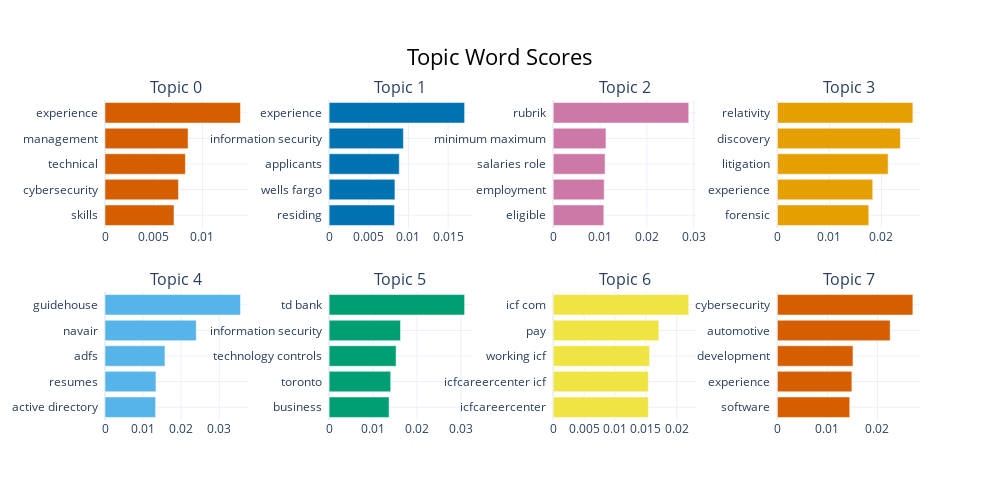

Notebook code for this chart:
### Code cell
topic_model.visualize_barchart()

### Figure 1 — Plotly figure (JSON) as saved in the notebook; plotly's stock layout.template omitted (floating-point values rounded to 4 significant figures)
{"data": [{"marker": {"color": "#D55E00"}, "orientation": "h", "type": "bar", "x": [0.007083, 0.00754, 0.00825, 0.008528, 0.01391], "xaxis": "x", "y": ["skills  ", "cybersecurity  ", "technical  ", "management  ", "experience  "], "yaxis": "y"}, {"marker": {"color": "#0072B2"}, "orientation": "h", "type": "bar", "x": [0.008236, 0.008292, 0.008842, 0.009359, 0.01707], "xaxis": "x2", "y": ["residing  ", "wells fargo  ", "applicants  ", "information security  ", "experience  "], "yaxis": "y2"}, {"marker": {"color": "#CC79A7"}, "orientation": "h", "type": "bar", "x": [0.0108, 0.01087, 0.01106, 0.01125, 0.02893], "xaxis": "x3", "y": ["eligible  ", "employment  ", "salaries role  ", "minimum maximum  ", "rubrik  "], "yaxis": "y3"}, {"marker": {"color": "#E69F00"}, "orientation": "h", "type": "bar", "x": [0.01757, 0.01834, 0.0213, 0.02365, 0.02606], "xaxis": "x4", "y": ["forensic  ", "experience  ", "litigation  ", "discovery  ", "relativity  "], "yaxis": "y4"}, {"marker": {"color": "#56B4E9"}, "orientation": "h", "type": "bar", "x": [0.0133, 0.01338, 0.01574, 0.02398, 0.03559], "xaxis": "x5", "y": ["active directory  ", "resumes  ", "adfs  ", "navair  ", "guidehouse  "], "yaxis": "y5"}, {"marker": {"color": "#009E73"}, "orientation": "h", "type": "bar", "x": [0.01366, 0.01403, 0.01525, 0.01625, 0.03086], "xaxis": "x6", "y": ["business  ", "toronto  ", "technology controls  ", "information security  ", "td bank  "], "yaxis": "y6"}, {"marker": {"color": "#F0E442"}, "orientation": "h", "type": "bar", "x": [0.0154, 0.0154, 0.0156, 0.01709, 0.02194], "xaxis": "x7", "y": ["icfcareercenter  ", "icfcareercenter icf  ", "working icf  ", "pay  ", "icf com  "], "yaxis": "y7"}, {"marker": {"color": "#D55E00"}, "orientation": "h", "type": "bar", "x": [0.01447, 0.0149, 0.01511, 0.02255, 0.02709], "xaxis": "x8", "y": ["software  ", "experience  ", "development  ", "automotive  ", "cybersecurity  "], "yaxis": "y8"}], "layout": {"annotations": [{"font": {"size": 16}, "showarrow": false, "text": "Topic 0", "x": 0.0875, "xanchor": "center", "xref": "paper", "y": 1, "yanchor": "bottom", "yref": "paper"}, {"font": {"size": 16}, "showarrow": false, "text": "Topic 1", "x": 0.3625, "xanchor": "center", "xref": "paper", "y": 1, "yanchor": "bottom", "yref": "paper"}, {"font": {"size": 16}, "showarrow": false, "text": "Topic 2", "x": 0.6375, "xanchor": "center", "xref": "paper", "y": 1, "yanchor": "bottom", "yref": "paper"}, {"font": {"size": 16}, "showarrow": false, "text": "Topic 3", "x": 0.9125, "xanchor": "center", "xref": "paper", "y": 1, "yanchor": "bottom", "yref": "paper"}, {"font": {"size": 16}, "showarrow": false, "text": "Topic 4", "x": 0.0875, "xanchor": "center", "xref": "paper", "y": 0.4, "yanchor": "bottom", "yref": "paper"}, {"font": {"size": 16}, "showarrow": false, "text": "Topic 5", "x": 0.3625, "xanchor": "center", "xref": "paper", "y": 0.4, "yanchor": "bottom", "yref": "paper"}, {"font": {"size": 16}, "showarrow": false, "text": "Topic 6", "x": 0.6375, "xanchor": "center", "xref": "paper", "y": 0.4, "yanchor": "bottom", "yref": "paper"}, {"font": {"size": 16}, "showarrow": false, "text": "Topic 7", "x": 0.9125, "xanchor": "center", "xref": "paper", "y": 0.4, "yanchor": "bottom", "yref": "paper"}], "height": 500, "hoverlabel": {"bgcolor": "white", "font": {"family": "Rockwell", "size": 16}}, "showlegend": false, "title": {"font": {"color": "Black", "size": 22}, "text": "Topic Word Scores", "x": 0.5, "xanchor": "center", "yanchor": "top"}, "width": 1000, "xaxis": {"anchor": "y", "domain": [0, 0.175], "showgrid": true}, "xaxis2": {"anchor": "y2", "domain": [0.275, 0.45], "showgrid": true}, "xaxis3": {"anchor": "y3", "domain": [0.55, 0.725], "showgrid": true}, "xaxis4": {"anchor": "y4", "domain": [0.825, 1], "showgrid": true}, "xaxis5": {"anchor": "y5", "domain": [0, 0.175], "showgrid": true}, "xaxis6": {"anchor": "y6", "domain": [0.275, 0.45], "showgrid": true}, "xaxis7": {"anchor": "y7", "domain": [0.55, 0.725], "showgrid": true}, "xaxis8": {"anchor": "y8", "domain": [0.825, 1], "showgrid": true}, "yaxis": {"anchor": "x", "domain": [0.6, 1], "showgrid": true}, "yaxis2": {"anchor": "x2", "domain": [0.6, 1], "showgrid": true}, "yaxis3": {"anchor": "x3", "domain": [0.6, 1], "showgrid": true}, "yaxis4": {"anchor": "x4", "domain": [0.6, 1], "showgrid": true}, "yaxis5": {"anchor": "x5", "domain": [0, 0.4], "showgrid": true}, "yaxis6": {"anchor": "x6", "domain": [0, 0.4], "showgrid": true}, "yaxis7": {"anchor": "x7", "domain": [0, 0.4], "showgrid": true}, "yaxis8": {"anchor": "x8", "domain": [0, 0.4], "showgrid": true}}}
